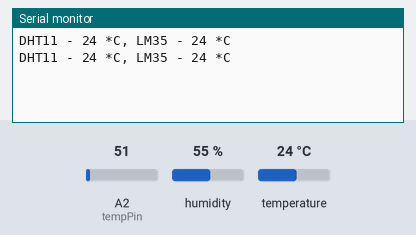
Recording of a sketch running on a simulated Arduino Uno, built with avr-gcc and run on an emulated ATmega328P. On the bench: the last lines printed to the serial monitor. The inputs (shaded band) are chosen by the test bench; at power-on: temperature 24 °C, A2 (tempPin) = 51, humidity 55 %.

Above: at 1.8 s.
1.9 s: temperature set to 12 °C
At 2.7 s:
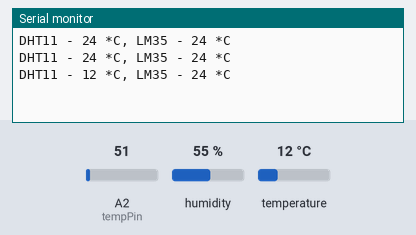
3.4 s: A2 (tempPin) set to 61
At 4.7 s:
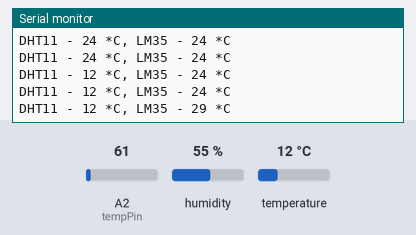
4.9 s: temperature set to 19 °C
At 6.0 s:
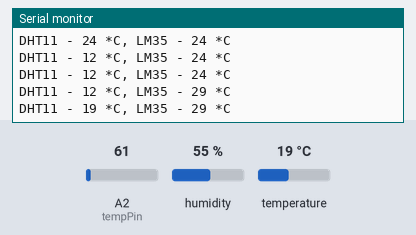
6.4 s: A2 (tempPin) set to 71
At 8.0 s:
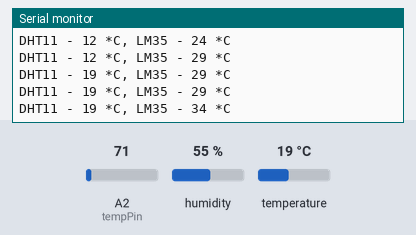
Timing chart, 0 to 8.9 s (numbered marks = the images above; inputs shaded):
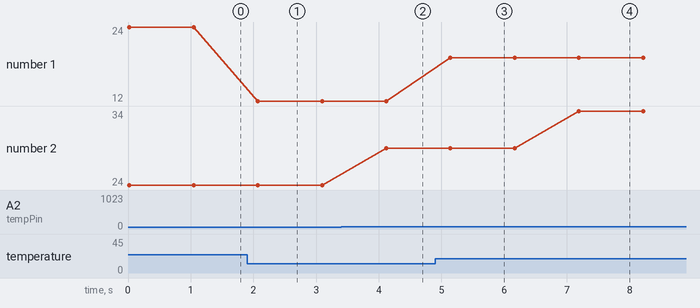

Measured:
- after the input at 1.9 s, the serial monitor: prints a new line after 0.17 s (image 1)
- after the input at 3.4 s, the serial monitor: prints a new line after 0.72 s (image 2)
- after the input at 4.9 s, the serial monitor: prints a new line after 0.24 s (image 3)
- after the input at 6.4 s, the serial monitor: prints a new line after 0.79 s (image 4)
- plotted number 1: 24 → 12 after the input at 1.9 s, 12 → 19 after the input at 4.9 s
- plotted number 2: 24 → 29 after the input at 3.4 s, 29 → 34 after the input at 6.4 s

The sketch:

temperaturecomparison.ino
```cpp
#include <SimpleDHT.h>

int pinDHT11 = 4;
float tempC;
int tempPin = 2;
byte temperature = 0;
byte humidity = 0;
SimpleDHT11 dht11;

void setup()
{
  Serial.begin(9600);
}

void loop()
{

  tempC = analogRead(tempPin);           //read the value from the sensor
  tempC = (5.0 * tempC * 100.0)/1024.0;  //convert the analog data to temperature
  if (dht11.read(pinDHT11, &temperature, &humidity, NULL))
  {
    Serial.print("Read DHT11 failed.");
    return;
  }
  Serial.print("DHT11 - ");
  Serial.print((int)temperature);
  Serial.print(" *C, ");
  Serial.print("LM35 - ");
  Serial.print((byte)tempC);
  Serial.println(" *C");
  delay(1000);
}
```
